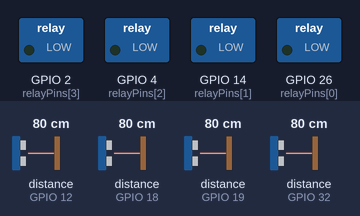
A sketch run on a simulated ESP32. On the bench: switched loads named in the sketch (green lamp = pin HIGH). Wiring (inferred from the names in the program): 4 × ultrasonic range finder: trigger GPIO 13, echo GPIO 12 / trigger GPIO 15, echo GPIO 18 / trigger GPIO 21, echo GPIO 19 / trigger GPIO 33, echo GPIO 32. The inputs (shaded band) are chosen by the test bench; at power-on: distance to the obstacle (sensors on GPIO 12, GPIO 18, GPIO 19, GPIO 32) 80 cm. The echo pulse lasts 58.3 µs per cm; WiFi joins after 1.5 s; servers stay silent unless stated; uploads are accepted with an empty reply; pins used as bus, display or sensor lines are not drawn; what the sketch prints to the serial monitor is not drawn.

Above: at 2.7 s.
2.8 s: distance to the obstacle (sensor on GPIO 12) set to 195 cm
4.3 s: distance to the obstacle (sensor on GPIO 12) set to 204 cm
At 5.3 s:
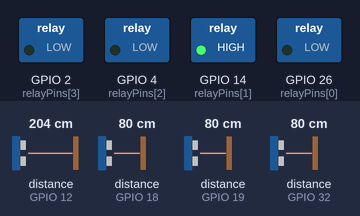
5.8 s: distance to the obstacle (sensor on GPIO 18) set to 197 cm
7.3 s: distance to the obstacle (sensor on GPIO 18) set to 204 cm
At 7.7 s:
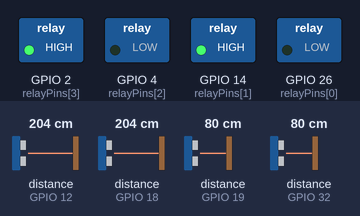
8.9 s: distance to the obstacle (sensor on GPIO 19) set to 196 cm
10.4 s: distance to the obstacle (sensor on GPIO 19) set to 203 cm
At 11.3 s:
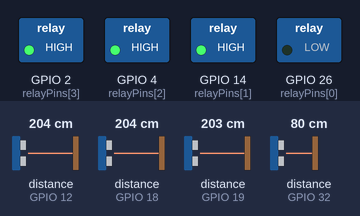
Timing chart, 0 to 13.0 s (numbered marks = the images above; inputs shaded):
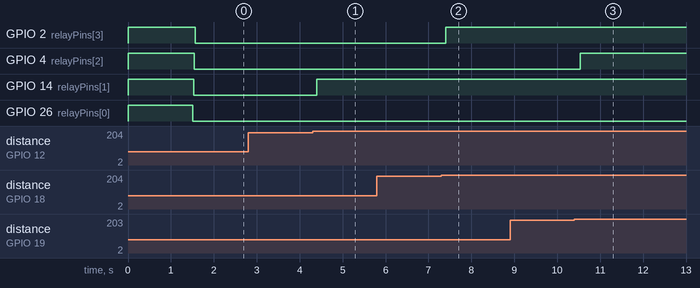

The sketch:

Parking_taller_VF.ino
```cpp
#include <WiFi.h>
#include <HTTPClient.h>
#include <ArduinoJson.h>

// ==========================================
// 1. CONFIGURACIÓN
// ==========================================
const char* ssid = "PLAZA";
const char* password = "palomita";
const char* serverUrl = "http://157.173.207.137:8000/api/parking/update";

// ==========================================
// 2. PINES
// ==========================================
const int numSlots = 4;
const int trigPins[numSlots] = {33, 13, 21, 15};
const int echoPins[numSlots] = {32, 12, 19, 18};
const int relayPins[numSlots] = {26, 14, 4, 2};
const int slotIds[numSlots] = {14, 15, 17, 16};

const int distanciaUmbral = 200;

#define RELAY_ON LOW
#define RELAY_OFF HIGH

unsigned long lastSendTime = 0;
const unsigned long sendInterval = 1000;

// ==========================================
// 3. MEDICIÓN RÁPIDA
// ==========================================
long medirDistancia(int trigPin, int echoPin) {
  digitalWrite(trigPin, LOW);
  delayMicroseconds(2);
  digitalWrite(trigPin, HIGH);
  delayMicroseconds(10);
  digitalWrite(trigPin, LOW);

  // OPTIMIZACIÓN 1: Timeout reducido
  // 200cm requieren aprox 12ms de ida y vuelta.
  // Bajamos de 30000 a 15000 microsegundos (15ms) para fallar más rápido si no hay nada.
  long duracion = pulseIn(echoPin, HIGH, 15000);

  // Si es 0 (timeout o desconexión), asumimos Libre (999)
  if (duracion == 0) return 999;

  long distancia = duracion * 0.0344 / 2;
  return distancia;
}

// ==========================================
// 4. ENVÍO A SERVIDOR
// ==========================================
void enviarDatosMultiples(int slotCount, String status[]) {
  if (WiFi.status() != WL_CONNECTED) return;

  HTTPClient http;
  // Reducimos el timeout de conexión para que no congele las luces si el WiFi falla
  http.setTimeout(1000);

  http.begin(serverUrl);
  http.addHeader("Content-Type", "application/json");

  JsonDocument jsonDoc;
  JsonArray arr = jsonDoc["slots"].to<JsonArray>();

  for (int i = 0; i < slotCount; i++) {
    JsonObject slot = arr.add<JsonObject>();
    slot["slot_id"] = slotIds[i];
    slot["status"] = status[i];
  }

  String jsonData;
  serializeJson(jsonDoc, jsonData);

  int httpResponseCode = http.POST(jsonData);
  if (httpResponseCode < 0) {
     // Serial.printf("Error envío: %s\n", http.errorToString(httpResponseCode).c_str());
  }
  http.end();
}

// ==========================================
// 5. SETUP
// ==========================================
void setup() {
  Serial.begin(115200);
  Serial.println("\nIniciando Sistema Rápido...");

  for (int i = 0; i < numSlots; i++) {
    pinMode(trigPins[i], OUTPUT);

    // Mantenemos el INPUT_PULLDOWN para evitar parpadeos por ruido
    pinMode(echoPins[i], INPUT_PULLDOWN);

    pinMode(relayPins[i], OUTPUT);
    digitalWrite(relayPins[i], RELAY_OFF);
  }

  WiFi.begin(ssid, password);
  // No bloqueamos el inicio esperando WiFi eternamente
  int intentos = 0;
  while (WiFi.status() != WL_CONNECTED && intentos < 15) {
    delay(300);
    Serial.print(".");
    intentos++;
  }
  Serial.println("\nSetup completado");
}

// ==========================================
// 6. LOOP OPTIMIZADO
// ==========================================
void loop() {
  String estados[numSlots];
  long distancias[numSlots];

  for (int i = 0; i < numSlots; i++) {
    distancias[i] = medirDistancia(trigPins[i], echoPins[i]);

    if (distancias[i] < distanciaUmbral) {
        estados[i] = "Ocupado";
        digitalWrite(relayPins[i], RELAY_ON);
    }
    else {
        estados[i] = "Libre";
        digitalWrite(relayPins[i], RELAY_OFF);
    }

    // OPTIMIZACIÓN 2: Delay reducido drásticamente
    // Bajamos de 60ms a 15ms. Es suficiente para evitar eco cruzado.
    delay(15);
  }

  // Solo imprimimos debug cada cierto tiempo para no saturar el procesador
  // Serial.println("---");

  if (millis() - lastSendTime >= sendInterval) {
    enviarDatosMultiples(numSlots, estados);
    lastSendTime = millis();
  }

  // OPTIMIZACIÓN 3: Eliminado el delay(100) final.
  // El loop vuelve a empezar inmediatamente.
}
```

Measured:
- the behaviour switches between 199 and 200 cm on distance to the obstacle (sensor on GPIO 12) (found by bisection; images 0 and 1)
- the behaviour switches between 199 and 200 cm on distance to the obstacle (sensor on GPIO 18) (found by bisection; images 1 and 2)
- the behaviour switches between 199 and 200 cm on distance to the obstacle (sensor on GPIO 19) (found by bisection; images 2 and 3)
- after the input at 2.8 s, every drawn part: stays the same
- after the input at 4.3 s, GPIO 14 (relayPins[1]): LOW → HIGH after 0.10 s
- after the input at 5.8 s, every drawn part: stays the same
- after the input at 7.3 s, GPIO 2 (relayPins[3]): LOW → HIGH after 0.10 s
- after the input at 8.9 s, every drawn part: stays the same
- after the input at 10.4 s, GPIO 4 (relayPins[2]): LOW → HIGH after 0.14 s
